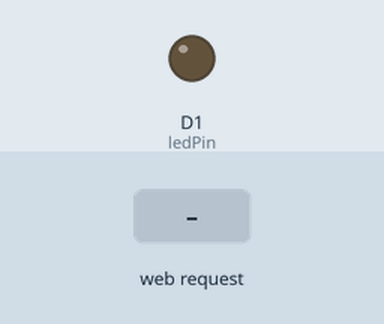
Recording of a sketch running on a simulated ESP8266 (NodeMCU). On the bench: output pins drawn as LEDs (lit = HIGH). The inputs (shaded band) are chosen by the test bench. WiFi joins after 1.5 s; servers stay silent unless stated; what the sketch prints to the serial monitor is not drawn.

Above: at 2.7 s.
2.8 s: HTTP request GET /on received
At 4.0 s:
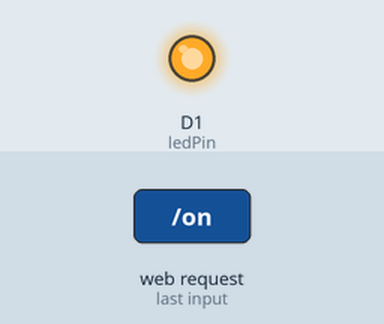
4.3 s: HTTP request GET /off received
At 5.3 s:
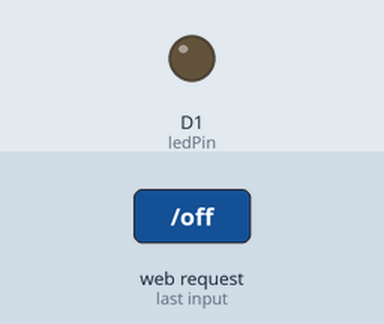
Timing chart, 0 to 7.3 s (numbered marks = the images above; inputs shaded):
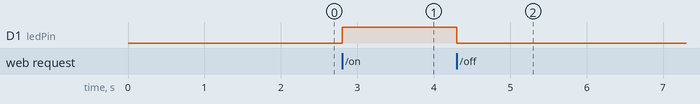

The sketch:

ESP8266.ino
```cpp
#include <ESP8266WiFi.h>
#include <ESP8266WebServer.h>
#include <ArduinoOTA.h>

const char* ssid = "karimroy";
const char* password = "09871234";

ESP8266WebServer server(80);
const int ledPin = D1;
bool ledState = false;

const char* htmlPage = R"rawliteral(
<!DOCTYPE html>
<html>
<head>
  <meta charset="UTF-8">
  <title>ESP8266 LED Control</title>
  <style>
    body { font-family: Arial; text-align: center; padding: 50px; background: #f0f0f0; }
    h1 { color: #333; }
    button {
      padding: 15px 30px;
      margin: 10px;
      font-size: 18px;
      border: none;
      border-radius: 10px;
      cursor: pointer;
    }
    .on { background: #4CAF50; color: white; }
    .off { background: #f44336; color: white; }
    #status { font-size: 20px; margin-top: 20px; }
  </style>
</head>
<body>
  <h1>NodeMCU LED Control</h1>
  <button class="on" onclick="controlLED('on')">Turn ON</button>
  <button class="off" onclick="controlLED('off')">Turn OFF</button>
  <p id="status">LED Status: <span id="ledState">...</span></p>

  <script>
    function controlLED(state) {
      fetch('/' + state)
        .then(response => response.text())
        .then(text => document.getElementById('ledState').innerText = text);
    }

    setInterval(() => {
      fetch('/status')
        .then(res => res.text())
        .then(text => document.getElementById('ledState').innerText = text);
    }, 2000);
  </script>
</body>
</html>
)rawliteral";

void handleRoot() {
  server.send(200, "text/html", htmlPage);
}

void handleOn() {
  digitalWrite(ledPin, HIGH);
  ledState = true;
  server.send(200, "text/plain", "ON");
}

void handleOff() {
  digitalWrite(ledPin, LOW);
  ledState = false;
  server.send(200, "text/plain", "OFF");
}

void handleStatus() {
  server.send(200, "text/plain", ledState ? "ON" : "OFF");
}

void setup() {
  Serial.begin(115200);
  pinMode(ledPin, OUTPUT);
  digitalWrite(ledPin, LOW);

  WiFi.begin(ssid, password);
  while (WiFi.status() != WL_CONNECTED) {
    delay(500); Serial.print(".");
  }

  Serial.println("\nWiFi connected: ");
  Serial.println(WiFi.localIP());

  server.on("/", handleRoot);
  server.on("/on", handleOn);
  server.on("/off", handleOff);
  server.on("/status", handleStatus);
  server.begin();
  Serial.println("HTTP server started");

  ArduinoOTA.setHostname("NodeMCU-OTA");
  ArduinoOTA.begin();
  Serial.println("OTA Ready");
}

void loop() {
  server.handleClient();
  ArduinoOTA.handle();
}

// Edit File 1
```

Measured:
- after the input at 2.8 s, D1 (ledPin): LOW → HIGH at once
- after the input at 4.3 s, D1 (ledPin): HIGH → LOW at once
